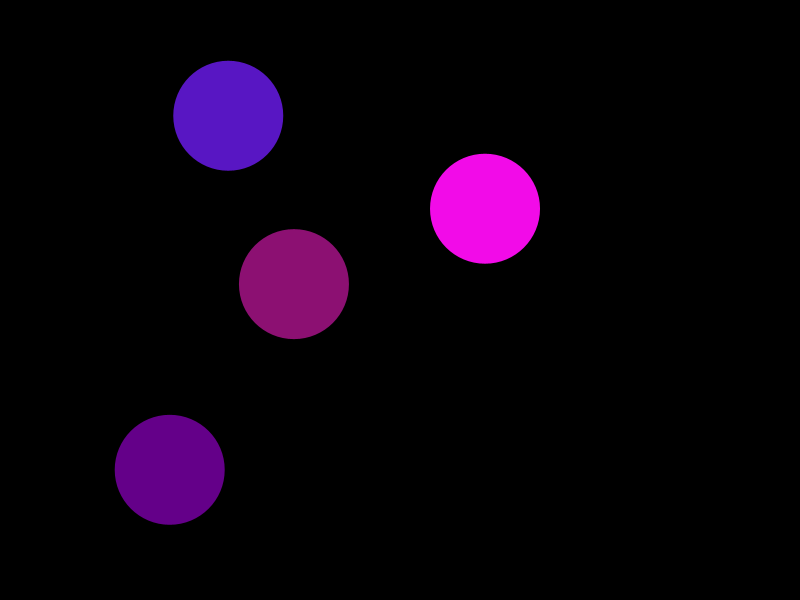
Frame 1 (no input)
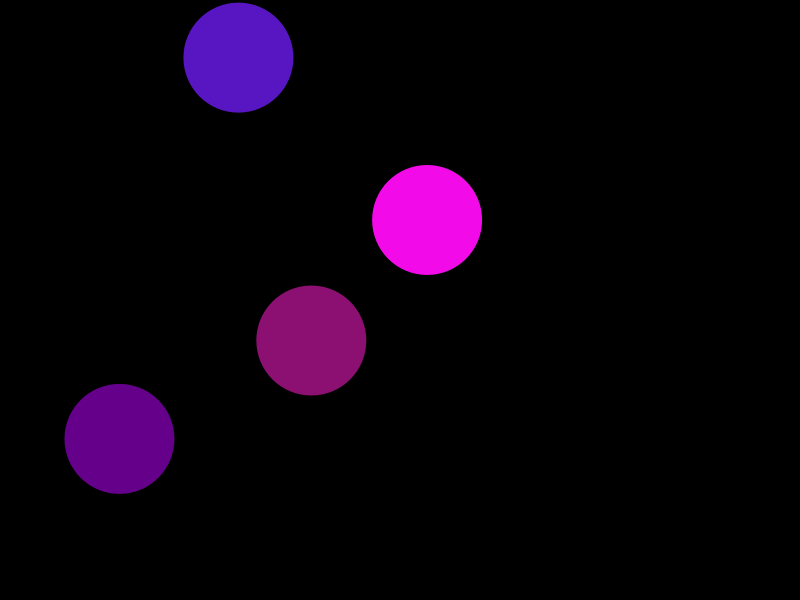
Frame 60 (the mouse pressed at the canvas centre just before this capture)
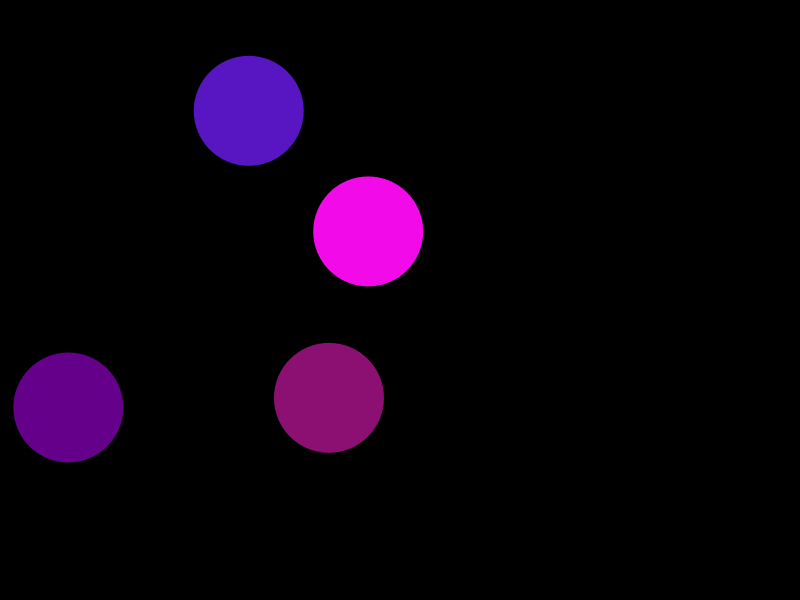
Frame 120 (the mouse held since frame 60 and released just before this capture)

The Processing sketch that drew these frames (run headless with seeded random() and noise(); from frame 60 on, the mouse is pressed at the canvas centre):

// Processing sketch: BouncyBallOOP
// ── BouncyBallOOP.pde
Ball b, c,d,e;                //declare a new ball called b

void setup() {
  size(800, 600);
  b = new Ball();  
  c= new Ball(); 
  d=new Ball();
  e=new Ball();
  //initialize b as a new object of the Ball class
}

void draw() {
  background(0);
 // b.display();         //call b's display() method
 // c.display();
 // b.move();
 // c.move();
  b.run();
  c.run();
  d.run();
  e.run();
  b.bounce();
  c.bounce();
  d.bounce();
  e.bounce();
}
// ── Ball.pde
class Ball {
  //declaring all information (fields) contained within the Ball class
  PVector loc, vel;
  int diam;
  color c;

  //this is a constructor. you can have more than one constructor for a given class
  Ball() {
    diam = 110;
    loc = new PVector(random(diam, width-diam), random(diam, height-diam));
    vel= PVector.random2D();
    c = color(random(255), random(50), random(100, 255));
  }

  //after declaring fields and setting up constructors, you can define your methods
  void display() {
    fill(c);
    noStroke();
    ellipse(loc.x, loc.y, diam, diam);
  }
  void move() {
    loc.add(vel);
  }
  void run(){
    display();
    move();
  }
  void bounce(){
  if(loc.x-diam/2< 0){
    vel.x= -vel.x;
  }
  if(loc.x+diam/2>width){
    vel.x=-vel.x;
  }
  if(loc.y+diam/2>height){
    vel.y=-vel.y;
  }
  if(loc.y-diam/2<0){
    vel.y=-vel.y;
  }
  }
 
}
